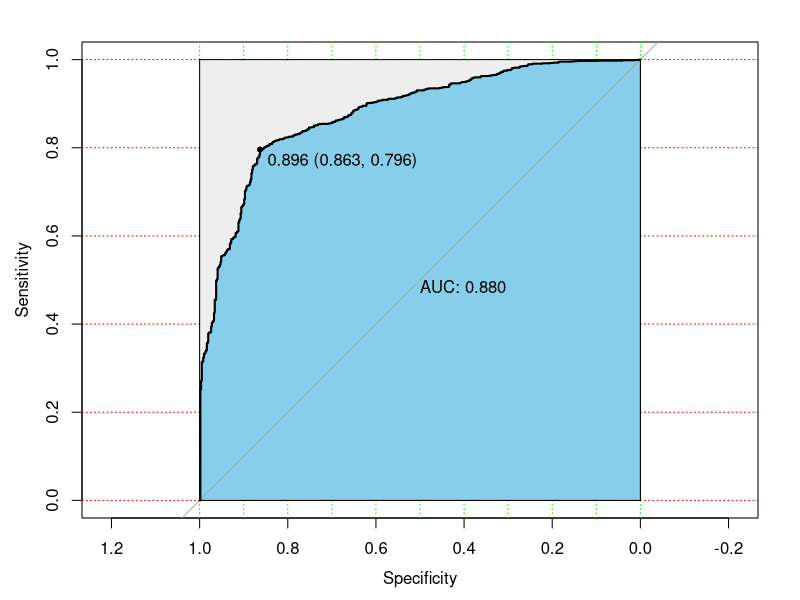

Write R code to recreate this figure.
dataDublin=read.csv("./dublin_property.csv",header=T,stringsAsFactors = TRUE)
View(dataDublin)
str(dataDublin)

dataDublin$area[which(dataDublin$area=="null")]=NA
dataDublin$bed[which(dataDublin$bed=="null")]=NA
data=na.omit(dataDublin)

data$price=as.numeric(gsub('[,€]', '', data$price))
data$area=as.numeric(gsub('[ac,m²]','',data$area))
data$bed=as.numeric(gsub('[Bed]','',data$bed))
#apartment type is 1, house type is 0
data$type=factor(data$type,levels = c("Apartment","Bungalow","Detached","Duplex","End of Terrace",
                                      "Semi-D","Terrace","Townhouse"),
                labels=c("1","0","0","1","0","0","0","1"))
#
data$district=as.numeric(gsub('[W]','6',data$district))

View(data)
str(data)
summary(data)
table(data$type)
table(data$bed)

#creating a random sample for training and testing data
set.seed(1234)
data_rand=data[order(runif(2389)),]

data_train=data_rand[1:1911, ]
data_test=data_rand[1912:2389, ]

#build model
model=glm(type ~ district +area + bed +price,
                   data=data_train,family="binomial")
summary(model)

modeldata=glm(type ~ district +area + bed + latitude + longitude + price
              ,data=data_train,family = "binomial")
summary(modeldata)
coef(modeldata)
#Y=1.005762e+00*1 + 9.974900e-01*2 + 1.082732e+01*3 + 5.242799e-01*4 + 6.687032e-01*5 + 1.000000e+00*6 
exp(coef(modeldata))

exp(confint(modeldata))

library(pROC)
pre=predict(modeldata,data)
modelroc=roc(data$type,pre)
#AUC=0.88, good model
plot(modelroc, print.auc=TRUE, auc.polygon=TRUE, grid=c(0.1, 0.2),
     grid.col=c("green", "red"), max.auc.polygon=TRUE,
     auc.polygon.col="skyblue", print.thres=TRUE)

newdata=data.frame(district=8,
                   area=33,
                   bed=1,
                   latitude=53.34129, 
                   longitude=-6.28018,
                   price=195000)

newdata1=data.frame(district=24,
                    area=68,
                    bed=3,
                    price=280000)

prediction=predict(modeldata,newdata,type="response")
prediction1=predict(model,newdata1,type="response")
print(prediction)
print(prediction1)
